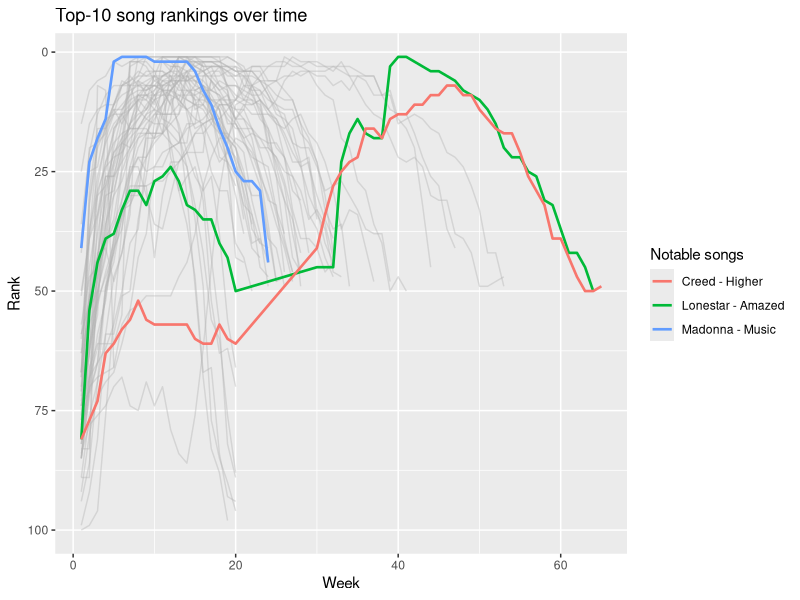

Reproduce this figure in R.
#
#
#
#
#
#
#
#
#
#| message: false
library(tidyverse)
#
#
#
billboard |>
  select(artist, track, date.entered, wk1:wk4)
#
#
#
billboard |>
  summarize(
    earliest = min(date.entered),
    latest = max(date.entered)
  )
#
#
#
billboard_long <- billboard |>
  pivot_longer(
    cols = starts_with("wk"),
    names_to = "week",
    names_prefix = "wk",
    values_to = "rank",
    names_transform = list(week = as.integer),
    values_drop_na = TRUE
  )

billboard_long |>
  group_by(artist, track) |>
  filter(any(rank <= 10)) |>
  ungroup() -> top10_long

notable_songs <- tibble(
  artist = c("Madonna", "Lonestar", "Creed"),
  track = c("Music", "Amazed", "Higher")
)

highlighted_songs <- top10_long |>
  semi_join(notable_songs, by = c("artist", "track"))

ggplot(top10_long, aes(x = week, y = rank, group = interaction(artist, track))) +
  geom_line(color = "gray70", alpha = 0.4, na.rm = TRUE) +
  geom_line(
    data = highlighted_songs,
    aes(color = paste(artist, track, sep = " - ")),
    linewidth = 0.9,
    na.rm = TRUE
  ) +
  scale_y_reverse() +
  labs(
    title = "Top-10 song rankings over time",
    x = "Week",
    y = "Rank",
    color = "Notable songs"
  )
#
#
#
billboard |>
  summarize(
    across(
      c(wk1, wk4, wk10, wk20, wk40, wk76),
      list(
        missing = ~ sum(is.na(.x)),
        present = ~ sum(!is.na(.x))
      )
    )
  ) |>
  pivot_longer(
    everything(),
    names_to = c("week", ".value"),
    names_sep = "_"
  )
#
#
#
rank_comparison <- billboard |>
  mutate(
    rank_change = wk6 - wk1,
    result = case_when(
      is.na(wk6) ~ "missing by week 6",
      rank_change < 0 ~ "improved",
      rank_change == 0 ~ "stayed the same",
      rank_change > 0 ~ "got worse"
    )
  )

rank_comparison |>
  count(result, name = "songs")

rank_comparison |>
  summarize(
    songs_with_both_weeks = sum(!is.na(rank_change)),
    median_rank_change = median(rank_change, na.rm = TRUE)
  )
#
#
#
billboard_long |>
  group_by(artist, track) |>
  arrange(week, .by_group = TRUE) |>
  summarize(re_entered = any(diff(week) > 1), .groups = "drop") |>
  count(re_entered)
#
#
#
song_summary <- billboard_long |>
  group_by(artist, track) |>
  summarize(
    first_rank = rank[which.min(week)],
    best_rank = min(rank),
    first_week_at_best = min(week[rank == min(rank)]),
    total_weeks = n(),
    .groups = "drop"
  )

song_summary

top10_songs <- billboard_long |>
  group_by(artist, track) |>
  summarize(top10_weeks = sum(rank <= 10), .groups = "drop") |>
  inner_join(song_summary, by = c("artist", "track")) |>
  filter(best_rank <= 10)

bind_rows(
  fastest_to_number_one = top10_songs |>
    filter(best_rank == 1) |>
    arrange(first_week_at_best, artist, track) |>
    slice_head(n = 1),
  slowest_to_number_one = top10_songs |>
    filter(best_rank == 1) |>
    arrange(desc(first_week_at_best), artist, track) |>
    slice_head(n = 1),
  longest_top10_run = top10_songs |>
    arrange(desc(total_weeks), artist, track) |>
    slice_head(n = 1),
  .id = "notable"
) |>
  select(
    notable, artist, track, first_rank, best_rank,
    first_week_at_best, total_weeks
  )
#
#
#
#
